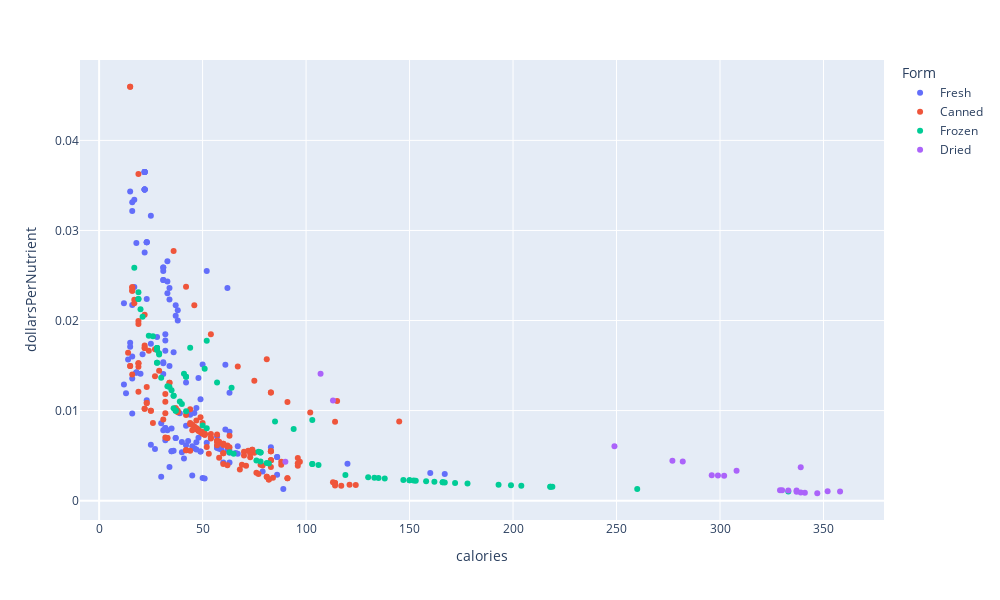

Write notebook code for a chart like this one.
### Code cell
import plotly.express as px

nutrient = combined.variable.unique()[1]

px.scatter(combined.query('variable==@nutrient')
           , x="amount"
           , y="dollarsPerNutrient"
           , color = 'Form'
           , width=1000, height=600
           , hover_name='Item'
           , labels={'amount':nutrient} 
           
          )

### Figure 1 — Plotly figure (JSON) as saved in the notebook; plotly's stock layout.template omitted (floating-point values rounded to 4 significant figures; data arrays with more than 128 entries replaced by an {"elided": "..."} marker saying what was removed)
{"data": [{"hovertemplate": "<b>%{hovertext}</b><br><br>Form=Fresh<br>calories=%{x}<br>dollarsPerNutrient=%{y}<extra></extra>", "hovertext": {"elided": "132 str values"}, "legendgroup": "Fresh", "marker": {"color": "#636efa", "symbol": "circle"}, "mode": "markers", "name": "Fresh", "orientation": "v", "showlegend": true, "type": "scatter", "x": {"elided": "132 int values"}, "xaxis": "x", "y": {"elided": "132 float values"}, "yaxis": "y"}, {"hovertemplate": "<b>%{hovertext}</b><br><br>Form=Canned<br>calories=%{x}<br>dollarsPerNutrient=%{y}<extra></extra>", "hovertext": {"elided": "163 str values"}, "legendgroup": "Canned", "marker": {"color": "#EF553B", "symbol": "circle"}, "mode": "markers", "name": "Canned", "orientation": "v", "showlegend": true, "type": "scatter", "x": {"elided": "163 int values"}, "xaxis": "x", "y": {"elided": "163 float values"}, "yaxis": "y"}, {"hovertemplate": "<b>%{hovertext}</b><br><br>Form=Frozen<br>calories=%{x}<br>dollarsPerNutrient=%{y}<extra></extra>", "hovertext": ["Blackberries", "Blueberries", "Blueberries", "Blueberries", "Blueberries", "Peaches", "Raspberries", "Raspberries", "Broccoli", "Broccoli", "Broccoli", "Broccoli", "Broccoli", "Brussels sprouts", "Brussels sprouts", "Brussels sprouts", "Carrots", "Carrots", "Carrots", "Cauliflower", "Cauliflower", "Cauliflower", "Collard greens", "Collard greens", "Collard greens", "Green beans", "Green beans", "Green beans", "Green beans", "Green peas", "Green peas", "Green peas", "Green peas", "Green peas", "Green peas", "Kale", "Lima beans", "Lima beans", "Lima beans", "Mustard greens", "Mustard greens", "Mustard greens", "Okra", "Potatoes, french fries", "Potatoes, french fries", "Potatoes, french fries", "Potatoes, french fries", "Potatoes, french fries", "Potatoes, french fries", "Potatoes, french fries", "Potatoes, french fries", "Potatoes, french fries", "Potatoes, french fries", "Potatoes, french fries", "Potatoes, french fries", "Potatoes, french fries", "Potatoes, french fries", "Potatoes, french fries", "Potatoes, french fries", "Potatoes, french fries", "Potatoes, french fries", "Potatoes, french fries", "Potatoes, french fries", "Potatoes, french fries", "Potatoes, french fries", "Potatoes, french fries", "Potatoes, french fries", "Potatoes, french fries", "Potatoes, french fries", "Potatoes, french fries", "Potatoes, french fries", "Potatoes, french fries", "Potatoes, french fries", "Potatoes, french fries", "Spinach", "Turnip greens", "Turnip greens", "Turnip greens"], "legendgroup": "Frozen", "marker": {"color": "#00cc96", "symbol": "circle"}, "mode": "markers", "name": "Frozen", "orientation": "v", "showlegend": true, "type": "scatter", "x": [64, 57, 51, 85, 44, 94, 52, 103, 26, 29, 28, 28, 28, 41, 42, 42, 36, 37, 37, 24, 19, 17, 33, 36, 36, 40, 39, 28, 28, 77, 42, 78, 50, 78, 52, 28, 106, 103, 103, 20, 19, 19, 30, 76, 204, 78, 82, 193, 166, 162, 178, 260, 130, 65, 135, 63, 219, 138, 133, 167, 152, 199, 147, 119, 158, 150, 166, 81, 333, 218, 153, 218, 150, 172, 29, 21, 34, 35], "xaxis": "x", "y": [0.01253, 0.01311, 0.01465, 0.008792, 0.01698, 0.007943, 0.01775, 0.008963, 0.01827, 0.01638, 0.01696, 0.01696, 0.01696, 0.0141, 0.01376, 0.01376, 0.01027, 0.009988, 0.009988, 0.01832, 0.02314, 0.02587, 0.01271, 0.01165, 0.01165, 0.01073, 0.011, 0.01532, 0.01532, 0.005422, 0.00994, 0.005352, 0.00835, 0.005352, 0.008029, 0.01674, 0.003951, 0.004066, 0.004066, 0.02126, 0.02238, 0.02238, 0.01364, 0.004459, 0.001661, 0.004345, 0.004133, 0.001756, 0.002041, 0.002092, 0.001904, 0.001303, 0.002607, 0.005213, 0.00251, 0.005379, 0.001547, 0.002456, 0.002548, 0.002029, 0.002229, 0.001703, 0.002305, 0.002848, 0.002145, 0.002259, 0.002041, 0.004184, 0.001018, 0.001554, 0.002215, 0.001554, 0.002259, 0.00197, 0.01622, 0.02042, 0.01261, 0.01225], "yaxis": "y"}, {"hovertemplate": "<b>%{hovertext}</b><br><br>Form=Dried<br>calories=%{x}<br>dollarsPerNutrient=%{y}<extra></extra>", "hovertext": ["Cranberries", "Dates", "Dates", "Figs", "Figs", "Grapes (raisins)", "Grapes (raisins)", "Grapes (raisins)", "Plum (prunes)", "Plum (prunes)", "Black beans", "Black beans", "Blackeye peas", "Kidney beans", "Kidney beans", "Kidney beans", "Kidney beans", "Lentils", "Lentils", "Navy beans", "Pinto beans"], "legendgroup": "Dried", "marker": {"color": "#ab63fa", "symbol": "circle"}, "mode": "markers", "name": "Dried", "orientation": "v", "showlegend": true, "type": "scatter", "x": [308, 282, 277, 249, 107, 299, 296, 302, 339, 113, 341, 339, 90, 337, 329, 333, 330, 352, 358, 337, 347], "xaxis": "x", "y": [0.003329, 0.004356, 0.004434, 0.006054, 0.01409, 0.002787, 0.002815, 0.00276, 0.00371, 0.01113, 0.0008892, 0.0008944, 0.004307, 0.001126, 0.001154, 0.00114, 0.00115, 0.001033, 0.001016, 0.0009775, 0.0008217], "yaxis": "y"}], "layout": {"height": 600, "legend": {"title": {"text": "Form"}, "tracegroupgap": 0}, "margin": {"t": 60}, "width": 1000, "xaxis": {"anchor": "y", "autorange": true, "domain": [0, 1], "range": [-9.243, 379.2], "title": {"text": "calories"}, "type": "linear"}, "yaxis": {"anchor": "x", "autorange": true, "domain": [0, 1], "range": [-0.002149, 0.04893], "title": {"text": "dollarsPerNutrient"}, "type": "linear"}}}
